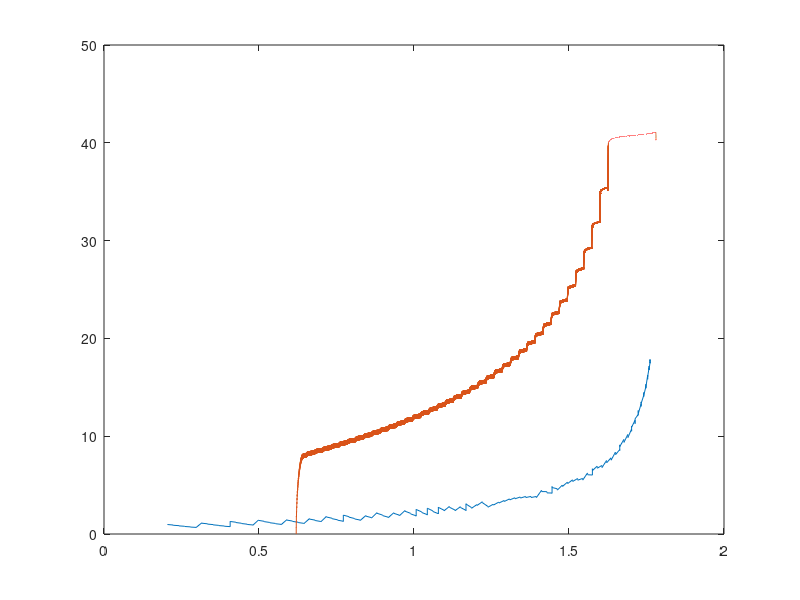

Write the MATLAB code that produced this figure.
clear;
M1=csvread('plot_data_0.2.csv');
M2=csvread('plot_data_0.6.csv');

% subplot(1,2,1);
plot(M1(:,1),M1(:,2),M2(:,1),M2(:,2));
% subplot(1,2,2);
% plot(M2(:,1),M2(:,2));